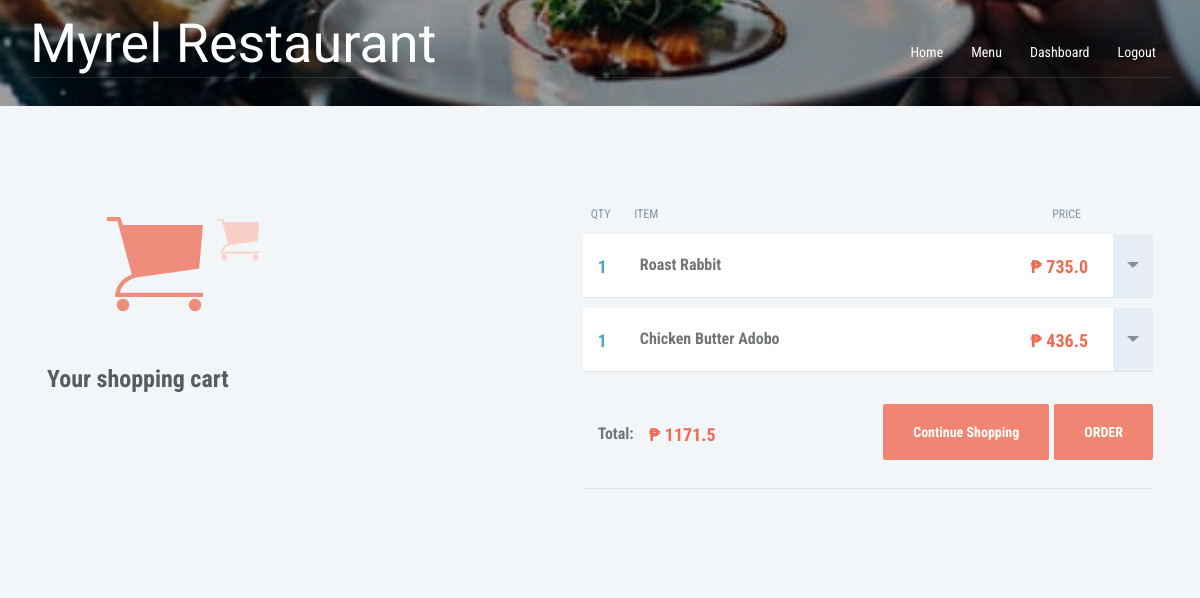
The page /cart/ (signed in) on the database its author committed.
### hotel/models.py (models this page shows, shortened)
class Cart(models.Model):
    quantity = models.IntegerField(default=1)
    food = models.ForeignKey(Food, on_delete=models.CASCADE)
    user = models.ForeignKey(User, on_delete=models.CASCADE)

class Food(models.Model):
    indian = 'Negros Best Food'
    south = 'Manila Best Food'
    gujarati = 'Cebu Best Food'
    punjabi = 'Iloilo Best Food'
    fast = 'Aklan Food'
    COURSE = (
        (indian,indian),
        (south,south),
        (gujarati,gujarati),
        (punjabi,punjabi),
        (fast,fast),
    )
    disabled = 'Disabled'
    enabled = 'Enabled'
    STATUS = (
        (disabled, disabled),
        (enabled, enabled),
    )
    name = models.CharField(max_length=250)
    course = models.CharField(max_length = 50, choices = COURSE)
    status = models.CharField(max_length=50, choices=STATUS)
    content_description = models.TextField()
    base_price = models.FloatField()
    sale_price = models.FloatField(default=base_price)
    discount = models.DecimalField(default=0, decimal_places=2, max_digits=5)
    image = models.FileField(blank=True, null =True)
    num_order = models.IntegerField(default=0)

### hotel/views.py (the view)
# urls.py: url(r'^cart/$', views.cart, name='cart'),
@login_required
def cart(request):
    user = User.objects.get(id=request.user.id)
    items = Cart.objects.filter(user=user)
    total = 0
    for item in items:
        total += item.food.sale_price
    return render(request, 'cart.html', {'items': items, 'total':total})

### hotel/templates/cart.html (shortened to what this page needs)
{% load static %}
{% include "includes/landing_top.html" %}
{% load mathfilters %}
<body>
	<div  class="bg-img">
		{% include "includes/banner1.html" %}
	</div>
        <div style="height:100px;"></div>
		<div class="container text-center">
			<div class="col-md-5 col-sm-12">
				<div class="bigcart"></div>
				<h1>Your shopping cart</h1>
			</div>
			<div class="col-md-7 col-sm-12 text-left">
				<ul>
					<li class="row list-inline columnCaptions">
						<span>QTY</span>
						<span>ITEM</span>
						<span>Price</span>
					</li>
                    {% for item in items %}
					<li class="row">
						<span class="quantity">{{item.quantity}}</span>
						<span class="itemName">{{item.food.name}}</span>
                        <span class="popbtn"><a class="arrow" id="{{item.id}}"></a></span>
                        <span class="price">₱ {{ item.food.sale_price|mul:item.quantity }}</span>
                    </li>
                    {% endfor %}
                    <li class="row totals">
						<span class="itemName">Total:</span>
						<span class="price">₱ {{total}}</span>
						<span class="order"> <a class="text-center" href="{% url 'hotel:placeOrder' %}">ORDER</a></span>
						<span class="order"> <a class="text-center" href="{% url 'hotel:menu' %}">Continue Shopping</a></span>
					</li>
				</ul>
			</div>
		</div>
	</body>
</html>

### hotel/static/assets/css/custom.css (style rules this page uses)
body { font-size : 14px; background-color: #f2f6f9; }
ul { list-style-type: none; }
.container.text-center { padding: 0 32px; }
.col-md-5.col-sm-12 { padding: 0; }
.col-md-5.col-sm-12 h1 { color: #595c5f; font-size: 24px; font-weight: bold; margin-bottom:30px; text-align: left; }
.bigcart { background:url(../images/sprite.png); background-position: 0px 11px; background-repeat:no-repeat; width: 155px; height: 120px; margin:0 0 40px 60px; }
.col-md-7.col-sm-12 { padding-left: 50px ; margin-bottom: 72px; }
.row { box-shadow: 0 1px 0 #e1e5e8; padding-bottom :0; padding-left: 15px; background-color: #ffffff; margin-bottom: 11px; }
.row span { padding: 20px 0 6px 0; }
.columnCaptions { color: #7e93a7; font-size:12px; text-transform: uppercase; padding: 0; box-shadow: 0 0 0; background-color: #f2f6f9; }
.columnCaptions span:first-child { padding-left:8px; }
.columnCaptions span { padding: 0 21px 0 0; }
.columnCaptions span:last-child { float: right; padding-right: 72px; }
.itemName { color: #727578; font-size :16px; font-weight: bold; float: left; padding-left:25px; }
.quantity { color: #4ea6bc; font-size :18px; font-weight: bold; float : left; width: 42px; padding-left: 7px; }
.popbtn { background-color: #e6edf3; margin-left: 25px; height: 63px; width: 40px; padding: 32px 0 0 14px !important; float: right; cursor: pointer; }
.arrow { width: 0; height: 0; border-left: 6px solid transparent; border-right: 6px solid transparent; border-top: 6px solid #858e97; }
.price { color: #f06953; font-size :18px; font-weight: bold; float: right; }
.totals { background-color: #f2f6f9; }
.totals span { padding: 40px 15px 40px 0; }
.totals .price { float: left; }
.totals .itemName { margin-top: 1px; }
.totals .order { float: right; padding: 0; margin-top: 40px; padding-left: 5px; cursor: pointer; }
.order a { background-color: #f08573; color: #fbfffa; font-weight: bold; border-radius: 2px; padding: 20px 30px; }

### rows shown on the page
Cart: quantity "1", food.name "Roast Rabbit", food.sale_price|mul "735.0"
Cart: quantity "1", food.name "Chicken Butter Adobo", food.sale_price|mul "436.5"

### other values the page prints
{{ total }} "1171.5"
